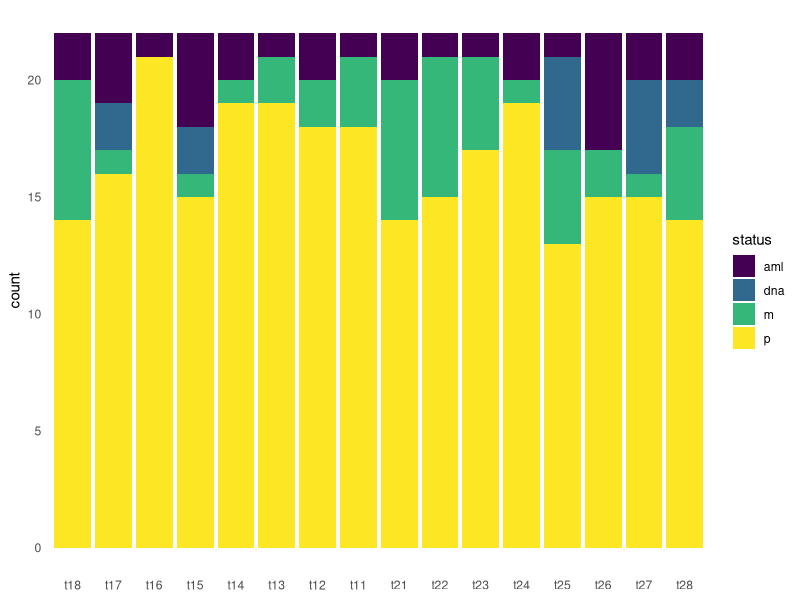
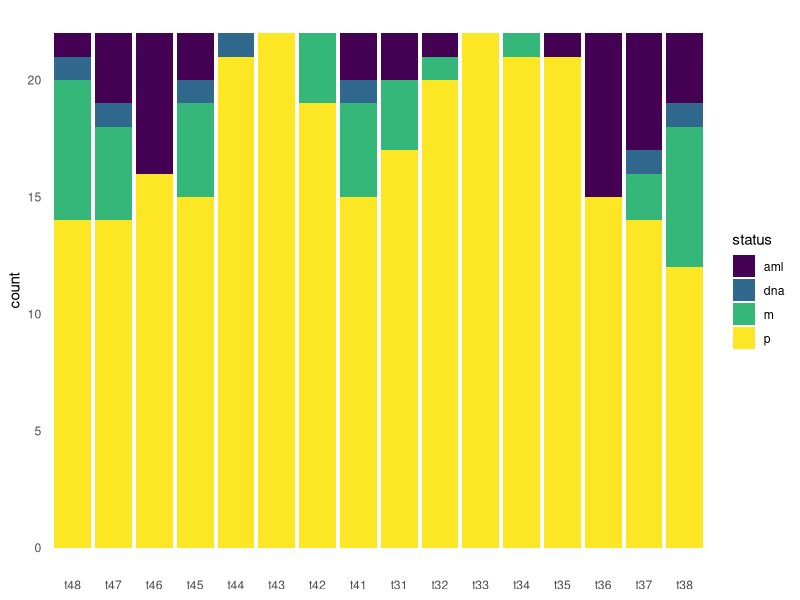
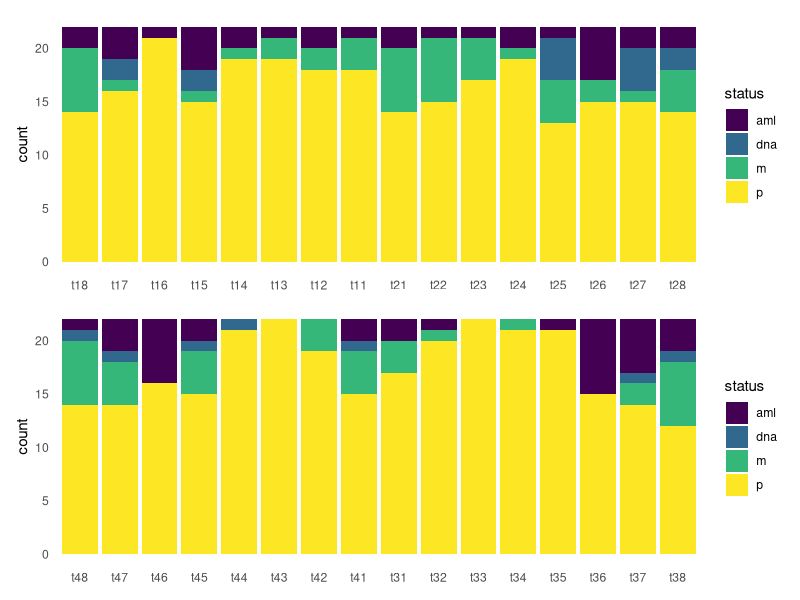
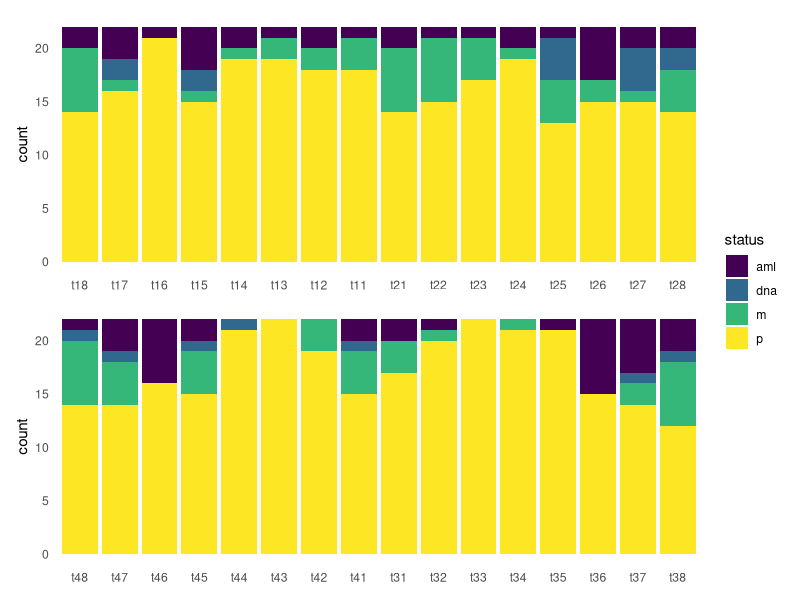

These charts were generated, in order, by the following R code:
## ---- chunk 1
library(tidyverse)
#library(cowplot) # combining the plots is more efficient with patchwork
library(patchwork)
library(here)
dental_inv <- readr::read_csv(here("data", "dental-inv.csv"))
## ---- chunk 2
dental_inv_long <- dental_inv %>%
  pivot_longer(t11:t48, names_to = "tooth", values_to = "status")
## ---- chunk 3
dental_inv_long %>%
  slice_head(n = 10) # show first 10 entries
## ---- chunk 4
maxilla <- c(paste0("t", 11:18), paste0("t", 21:28))
left <- c(paste0("t", 21:28), paste0("t", 31:38))

dental_inv_long <- dental_inv %>%
  pivot_longer(t11:t48, names_to = "tooth", values_to = "status") %>%
   mutate(region = if_else(tooth %in% maxilla, "maxilla", "mandible"), 
         side = if_else(tooth %in% left, "left", "right"), .before = status)
## ---- chunk 5
upper_order <- c(paste0("t", 18:11), paste0("t", 21:28))
lower_order <- c(paste0("t", 48:41), paste0("t", 31:38))
upper_order
lower_order
## ---- chunk 6
# Plot for the maxillary dentition
maxilla_pl <- dental_inv_long %>%
  filter(region == "maxilla") %>% # we only want maxillary teeth
  mutate(tooth = factor(tooth, levels = upper_order)) %>% # make sure the order on the plot is according to the order the teeth are positioned in the mouth
  ggplot(aes(x = tooth, fill = status)) +
  geom_bar(position = "stack") + # stacked bar plot
  theme_minimal() +
  theme(axis.title.x = element_blank(), # remove x-axis title
        panel.grid = element_blank()) + # remove ugly gridlines
  scale_fill_viridis_d() # colour-blind-friendly pallette
maxilla_pl
## ---- chunk 7
# Plot for the mandibular dentition
mandible_pl <- dental_inv_long %>%
  filter(region == "mandible") %>%
  mutate(tooth = factor(tooth, levels = lower_order)) %>%
  ggplot(aes(x = tooth, fill = status)) +
  geom_bar(position = "stack") +
  theme_minimal() +
  theme(axis.title.x = element_blank(),
        panel.grid = element_blank()) +
  scale_fill_viridis_d()

mandible_pl
## ---- chunk 8
maxilla_pl / mandible_pl
## ---- chunk 9
maxilla_pl / mandible_pl + plot_layout(guides = "collect")
